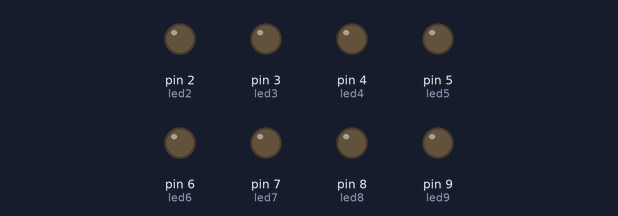
The sketch below on a simulated Arduino Uno, built with avr-gcc and run on an emulated ATmega328P. Shown: output pins drawn as LEDs (lit = HIGH).

Above: at 0.2 s.
At 1.7 s:
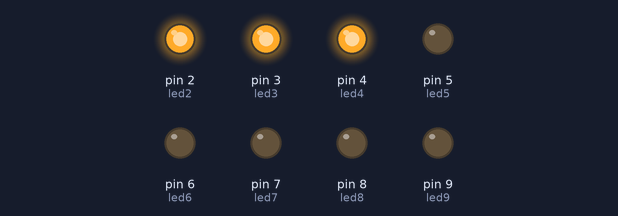
At 2.7 s:
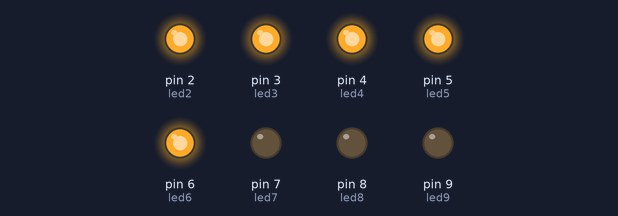
At 5.2 s:
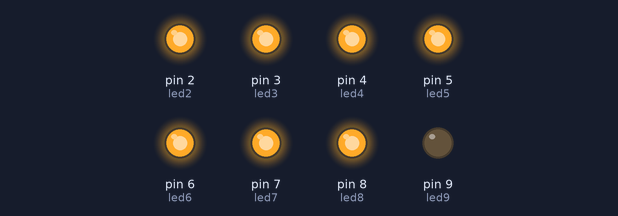
At 7.7 s:
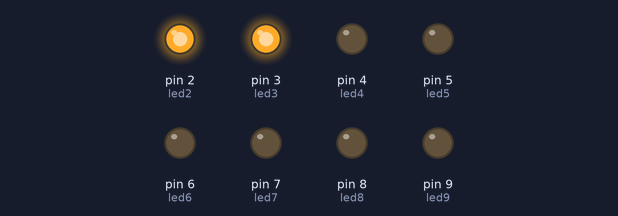
At 10.0 s:
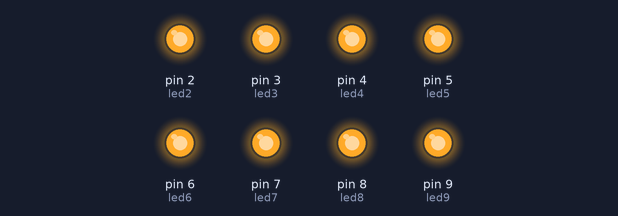
Timing chart, 0 to 13.7 s (numbered marks = the images above):
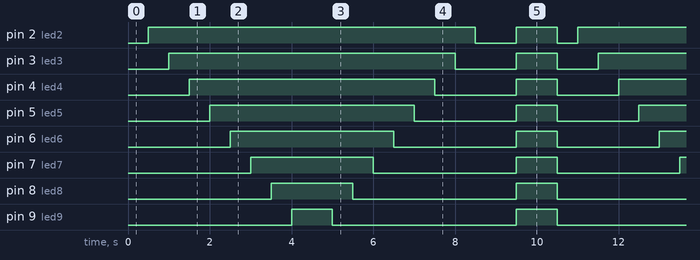

Measured:
- by itself, pin 2 (led2): repeats every 10.5 s: LOW 1.0 s, HIGH 1.0 s, LOW 0.50 s, HIGH 8.0 s
- by itself, pin 3 (led3): repeats every 10.5 s: LOW 1.5 s, HIGH 1.0 s, LOW 1.0 s, HIGH 7.0 s
- by itself, pin 4 (led4): repeats every 10.5 s: LOW 2.0 s, HIGH 1.0 s, LOW 1.5 s, HIGH 6.0 s
- by itself, pin 5 (led5): repeats every 10.5 s: LOW 2.5 s, HIGH 1.0 s, LOW 2.0 s, HIGH 5.0 s
- by itself, pin 6 (led6): repeats every 10.5 s: LOW 3.0 s, HIGH 1.0 s, LOW 2.5 s, HIGH 4.0 s
- by itself, pin 7 (led7): repeats every 10.5 s: LOW 3.5 s, HIGH 1.0 s, LOW 3.0 s, HIGH 3.0 s
- by itself, pin 8 (led8): repeats every 10.5 s: LOW 4.0 s, HIGH 1.0 s, LOW 3.5 s, HIGH 2.0 s
- by itself, pin 9 (led9): alternates HIGH for 1.0 s and LOW for 4.3 s

The sketch:

SerieConsecutiva.ino
```cpp
byte led2 = 2;
byte led3 = 3;
byte led4 = 4;
byte led5 = 5;
byte led6 = 6;
byte led7 = 7;
byte led8 = 8;
byte led9 = 9;

void setup() {
  pinMode(led2, OUTPUT);
  pinMode(led3, OUTPUT);
  pinMode(led4, OUTPUT);
  pinMode(led5, OUTPUT);
  pinMode(led6, OUTPUT);
  pinMode(led7, OUTPUT);
  pinMode(led8, OUTPUT);
  pinMode(led9, OUTPUT);
  Serial.begin(9600);
}

void loop() {

  digitalWrite(led2, LOW);
  digitalWrite(led3, LOW);
  digitalWrite(led4, LOW);
  digitalWrite(led5, LOW);
  digitalWrite(led6, LOW);
  digitalWrite(led7, LOW);
  digitalWrite(led8, LOW);
  digitalWrite(led9, LOW);
  delay(500);

  ///Hacia enfrente

  digitalWrite(led2,HIGH);
  delay(500);

  //digitalWrite(led2, LOW);
  digitalWrite(led3,HIGH);
  delay(500);

  //digitalWrite(led3, LOW);
  digitalWrite(led4,HIGH);
  delay(500);

  //digitalWrite(led4, LOW);
  digitalWrite(led5,HIGH);
  delay(500);

  //digitalWrite(led5, LOW);
  digitalWrite(led6,HIGH);
  delay(500);

  //digitalWrite(led6, LOW);
  digitalWrite(led7,HIGH);
  delay(500);

  //digitalWrite(led7, LOW);
  digitalWrite(led8,HIGH);
  delay(500);

  //digitalWrite(led8, LOW);
  digitalWrite(led9,HIGH);
  delay(1000);


  ///Hacia atras

  digitalWrite(led9, LOW);
  //digitalWrite(led8,HIGH);
  delay(500);

  digitalWrite(led8, LOW);
  //digitalWrite(led7,HIGH);
  delay(500);

  digitalWrite(led7, LOW);
  //digitalWrite(led6,HIGH);
  delay(500);

  digitalWrite(led6, LOW);
  //digitalWrite(led5,HIGH);
  delay(500);

  digitalWrite(led5, LOW);
  //digitalWrite(led4,HIGH);
  delay(500);

  digitalWrite(led4, LOW);
  //digitalWrite(led3,HIGH);
  delay(500);

  digitalWrite(led3, LOW);
  //digitalWrite(led2,HIGH);
  delay(500);

  digitalWrite(led2, LOW);
  delay(1000);

  digitalWrite(led2,HIGH);
  digitalWrite(led3,HIGH);
  digitalWrite(led4,HIGH);
  digitalWrite(led5,HIGH);
  digitalWrite(led6,HIGH);
  digitalWrite(led7,HIGH);
  digitalWrite(led8,HIGH);
  digitalWrite(led9,HIGH);
  delay(1000);


}
```
